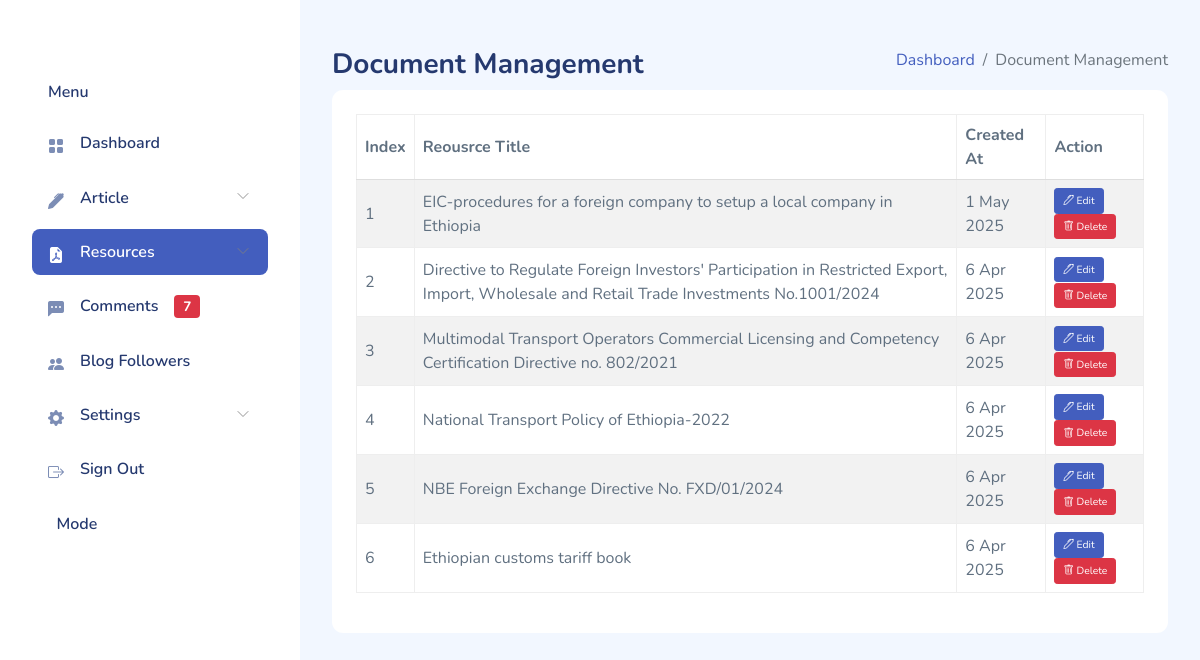
/document-management/ (signed in), run on the app's committed database.
### admin_app/models.py (models this page shows, shortened)
class ResourcesModel(models.Model):
    resource_name = models.CharField(max_length=200)
    short_description = models.TextField()
    resource_file = models.FileField(upload_to="resources")
    created_at = models.DateTimeField(default=timezone.now)
    class Meta:
        verbose_name = "Resource"
        verbose_name_plural = "Resources"
        ordering = ['-created_at']

### admin_app/views.py (the view)
# urls.py: path("document-management/", DocumentManagement.as_view(), name="document-management-view"),
class DocumentManagement(AuthRequiredMixin, UnapprovedCommentCountMixin, TemplateView):
    template_name = "admin_templates/resources-management.html"
    def get_context_data(self, *args, **kwargs):
        context = super().get_context_data(*args, **kwargs)
        resources = ResourcesModel.objects.only('id', 'resource_name', 'short_description', 'created_at').all()
        context['resources'] = resources
        return context

### admin_app/mixins.py (called while the page is built)
    def get_context_data(self, **kwargs):
        context = super().get_context_data(**kwargs)
        context['unapproved_comment_count'] = Comment.objects.filter(approved=False).count()
        return context

### admin_app/views.py (called while the page is built)
    def dispatch(self, request, *args, **kwargs):
        if not request.user.is_authenticated:
            return redirect(self.login_url)
        return super().dispatch(request, *args, **kwargs)

### templates/admin_templates/resources-management.html (shortened to what this page needs)
{% extends 'admin_templates/base.html' %}
{% block 'main-page-content' %}
<div class="page-heading">
    <div class="page-title">
        <div class="row">
            <div class="col-12 col-md-6 order-md-1 order-last">
                <h3>Document Management</h3>
            </div>
            <div class="col-12 col-md-6 order-md-2 order-first">
                <nav aria-label="breadcrumb" class="breadcrumb-header float-start float-lg-end">
                    <ol class="breadcrumb">
                        <li class="breadcrumb-item">
                            <a href="{% url 'admin-index-view' %}" hx-get="{% url 'admin-index-view' %}"
                                hx-target="#main-content" hx-swap="innerHTML" hx-push-url="true">Dashboard</a>
                        </li>
                        <li class="breadcrumb-item active" aria-current="page">Document Management</li>
                    </ol>
                </nav>
            </div>
        </div>
    </div>
    <section class="section">
        <div class="card">
            <div class="card-body">
                <div class="row">
                    <div class="col-md-12">
                        <table id="articleDataTable" class="table nowrap table-striped table-bordered dt-responsive"
                            style="width:100%">
                            <thead>
                                <tr>
                                    <th>Index</th>
                                    <th>Reousrce Title</th>
                                    <th>Created At</th>
                                    <th>Action</th>
                                </tr>
                            </thead>
                            <tbody>
                                {% for resource in resources %}
                                <tr data-slug="{{ resource.slug }}">
                                    <td>{{ forloop.counter }}</td>
                                    <td>{{ resource.resource_name }}</td>
                                    <td>{{ resource.created_at|date:"j M Y" }}</td>
                                    <td>
                                        <a href="{% url 'update-resource-view' resource.id %}"
                                            class="btn btn-primary btn-sm"><i class="bi bi-pen"></i> Edit</a>
                                            <a href="#" class="btn btn-danger btn-sm delete-btn"
                                                data-url="{% url 'delete-resource-view' resource.id %}">
                                                <i class="bi bi-trash"></i> Delete
                                            </a>
                                    </td>
                                </tr>
                                {% endfor %}
                            </tbody>
                        </table>
                    </div>
                </div>
            </div>
        </div>
    </section>
</div>
{% endblock %}

### static/admin_statics/main.css (style rules this page uses)
.btn i, .btn svg { width: 16px; height: 16px; }
.btn.btn-danger, .btn.btn-info, .btn.btn-primary, .btn.btn-secondary, .btn.btn-success, .btn.btn-warning { color: #fff; }
.card { margin-bottom: 2.2rem; border: none; }
.card .card-body { padding: 1.5rem; }
.dataTable-table td, .dataTable-table thead th, .table td, .table thead th { vertical-align: middle; }
.dataTable-table:not(.table-borderless) thead th, .table:not(.table-borderless) thead th { border-bottom: 1px solid #dedede !important; }
.bi { width: 1rem; height: 1rem; }
.page-heading { margin: 0 0 2rem; }
.page-heading h3 { font-weight: 700; }
a { text-decoration: none; }

### templates/admin_templates/resources-management.html (style rules this page uses)
.btn-sm { font-size: 0.65rem; }

### data on the page
ResourcesModel: resource_name "EIC-procedures for a foreign company to setup a local company in Ethiopia", created_at "1 May 2025"
ResourcesModel: resource_name "Directive to Regulate Foreign Investors' Participation in Restricted Export, Import, Wholesale and Retail Trade Investments No.1001/2024", created_at "6 Apr 2025"
ResourcesModel: resource_name "Multimodal Transport Operators Commercial Licensing and Competency Certification Directive no. 802/2021", created_at "6 Apr 2025"
ResourcesModel: resource_name "National Transport Policy of Ethiopia-2022", created_at "6 Apr 2025"
ResourcesModel: resource_name "NBE Foreign Exchange Directive No. FXD/01/2024", created_at "6 Apr 2025"
ResourcesModel: resource_name "Ethiopian customs tariff book", created_at "6 Apr 2025"

### other printed values
{{ unapproved_comment_count }} "7"
